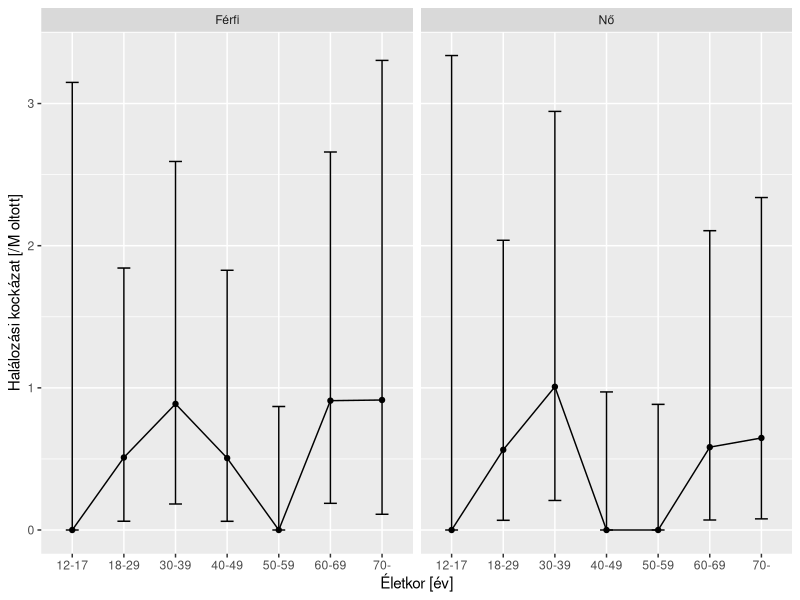

This figure's R source:
## ---- chunk 1
library(data.table)
knitr::opts_chunk$set(echo = FALSE, fig.width = 12, dpi = 300)
KoreanData <- fread("KoreanData.csv", dec = ",")
KoreanData <- cbind(KoreanData, setNames(as.data.frame(t(sapply(1:nrow(KoreanData), function(i)
  with(binom.test(KoreanData$Death[i], KoreanData$Population[i]), c(estimate, conf.int))))),
  c("rate", "lci", "uci")))
## ---- chunk 2
knitr::kable(KoreanData[, .(Sex, Age, Population/1e6, Death,
                            paste0(format(round(rate*1e6, 2), nsmall = 2), " (",
                                   format(round(lci*1e6, 2), nsmall = 2), " - ",
                                   format(round(uci*1e6, 2), nsmall = 2), ")"))],
             col.names = c("Nem", "Életkor", "Oltottak száma [M fő]",
                           "Halálos szívizomgyulladás [fő]",
                           "Halálos szívizomgyulladás [fő/M oltott]"), digits = c(0, 0, 1, 0, 0))
## ---- chunk 3
ggplot2::ggplot(KoreanData[Sex!="Mindösszesen"&Age!="Mindösszesen"],
                ggplot2::aes(x = Age, y = rate*1e6, ymin = lci*1e6, ymax = uci*1e6, group = Sex)) +
  ggplot2::facet_wrap(~Sex) +
  ggplot2::geom_point() + ggplot2::geom_line() + ggplot2::geom_errorbar(width = 0.25) +
  ggplot2::labs(x = "Életkor [év]", y = "Halálozási kockázat [/M oltott]", color = "Nem")
## ---- chunk 4
knitr::kable(KoreanData[, .(Sex, Age,
                            paste0(format(round(rate*1e6, 2), nsmall = 2), " (",
                                   format(round(lci*1e6, 2), nsmall = 2), " - ",
                                   format(round(uci*1e6, 2), nsmall = 2), ")"),
                            HunPopulation/1e6,
                            paste0(format(round(rate*HunPopulation, 2), nsmall = 2), " (",
                                   format(round(lci*HunPopulation, 2), nsmall = 2), " - ",
                                   format(round(uci*HunPopulation, 2), nsmall = 2), ")"))],
             col.names = c("Nem", "Életkor", "Halálos szívizomgyulladás [fő/M oltott]",
                           "Magyar lakosok száma [M fő]",
                           "Halálos szívizomgyulladások várható száma teljes átoltottság esetén [fő]"),
             digits = c(0, 0, 0, 2, 0, 0))
## ---- chunk 5
MortData <- data.table(Sex = c("Férfi", "Férfi", "Férfi", "Férfi", 
                               "Férfi", "Férfi", "Férfi", "Férfi", "Férfi", "Nő", "Nő", 
                               "Nő", "Nő", "Nő", "Nő", "Nő", "Nő", "Nő", "Mindösszesen", 
                               "Mindösszesen", "Mindösszesen", "Mindösszesen", "Mindösszesen", 
                               "Mindösszesen", "Mindösszesen", "Mindösszesen", "Mindösszesen"),
                       Age = c("<12", "12-17", "18-29", "30-39", "40-49", "50-59", 
                               "60-69", "70-", "Mindösszesen", "<12", "12-17", "18-29", "30-39", 
                               "40-49", "50-59", "60-69", "70-", "Mindösszesen", "<12", "12-17", 
                               "18-29", "30-39", "40-49", "50-59", "60-69", "70-", "Mindösszesen"),
                       N = c(5L, 2L, 99L, 249L, 962L, 2460L, 5908L, 13592L, 23277L, 
                             5L, 5L, 65L, 147L, 480L, 1257L, 3508L, 17121L, 22588L, 10L, 7L, 
                             164L, 396L, 1442L, 3717L, 9416L, 30713L, 45865L))

KoreanData <- merge(KoreanData, MortData, by = c("Sex", "Age"), sort = FALSE)

knitr::kable(KoreanData[, .(Sex, Age,
                            paste0(format(round(rate*HunPopulation, 2), nsmall = 2), " (",
                                   format(round(lci*HunPopulation, 2), nsmall = 2), " - ",
                                   format(round(uci*HunPopulation, 2), nsmall = 2), ")"),
                            N, N/760*365.241)],
             col.names = c("Nem", "Életkor", "Kockázat [fő]", "COVID-halálozás [fő]",
                           "COVID-halálozás [fő/év]"),
             digits = c(0, 0, 0, 0, 1))
